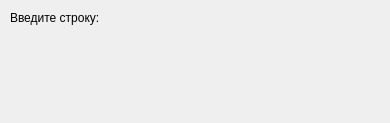
<?xml version="1.0" encoding="UTF-8"?>
<ui version="4.0">
 <class>MainWindow</class>
 <widget class="QMainWindow" name="MainWindow">
  <property name="geometry">
   <rect>
    <x>0</x>
    <y>0</y>
    <width>390</width>
    <height>123</height>
   </rect>
  </property>
  <property name="windowTitle">
   <string>MainWindow</string>
  </property>
  <widget class="QWidget" name="centralWidget">
   <widget class="QLabel" name="label_2">
    <property name="geometry">
     <rect>
      <x>10</x>
      <y>10</y>
      <width>211</width>
      <height>16</height>
     </rect>
    </property>
    <property name="text">
     <string>Введите строку:</string>
    </property>
   </widget>
  </widget>
 </widget>
 <layoutdefault spacing="6" margin="11"/>
 <resources/>
 <connections/>
</ui>
